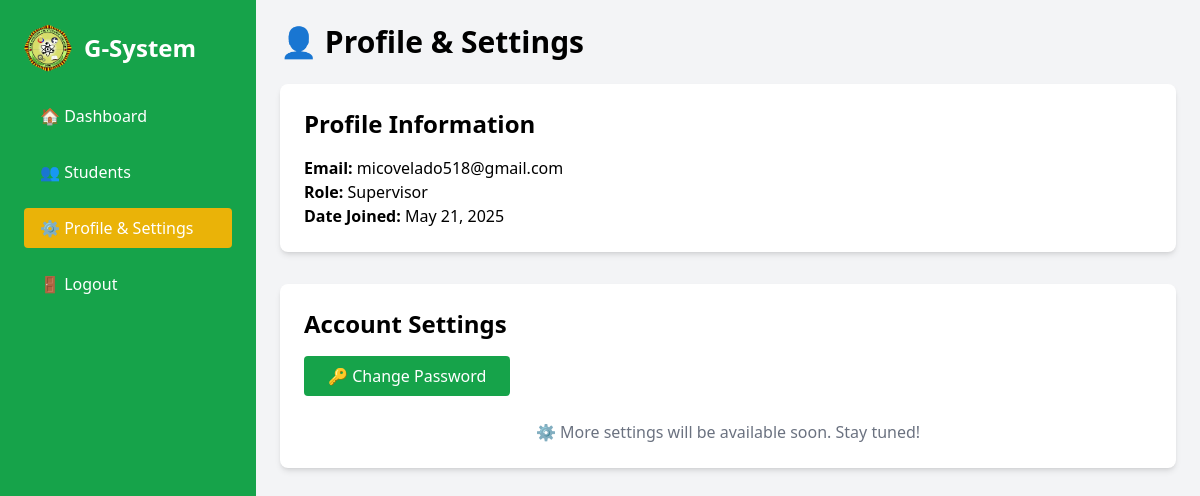
Page /supervisor/profile/ (signed in) on the committed database.
### attendance/models.py (models this page shows, shortened)
class CustomUser(AbstractUser):
    ROLE_CHOICES = (
        ('supervisor', 'Supervisor'),
        ('student', 'Student'),
    )
    username = None  # <--- THIS REMOVES THE USERNAME FIELD
    email = models.EmailField(_('email address'), unique=True)
    role = models.CharField(max_length=20, choices=ROLE_CHOICES)
    student_id = models.CharField(max_length=20, unique=True, null=True, blank=True)  # Student ID field
    middle_initial = models.CharField(max_length=1, blank=True, null=True)
    gender = models.CharField(max_length=10, choices=[('male', 'Male'), ('female', 'Female')], blank=True, null=True)
    date_of_birth = models.DateField(blank=True, null=True)
    must_change_password = models.BooleanField(default=True)
    USERNAME_FIELD = 'email'
    REQUIRED_FIELDS = []
    objects = CustomUserManager()

### attendance/views.py (the view)
# urls.py: path('supervisor/profile/', views.supervisor_profile, name='supervisor_profile'),
@login_required
def supervisor_profile(request):
    return render(request, 'Supervisor/profile.html')

### attendance/templates/Supervisor/profile.html (shortened to what this page needs)
{% load static %}
<!DOCTYPE html>
<html lang="en">
<head>
  <script src="https://cdn.tailwindcss.com"></script>
</head>
<body class="bg-gray-100">
<div class="flex h-screen overflow-hidden">
    <aside id="sidebar" class="fixed lg:relative z-40 lg:z-auto top-0 left-0 w-64 h-full bg-green-600 text-white p-6 transform -translate-x-full lg:translate-x-0 transition-transform duration-300 ease-in-out">
        <div class="flex items-center space-x-3 mb-6">
        <img src="{% static 'assets/fepclogo.png' %}" alt="Logo" class="w-12 h-12 rounded-full">
        <h2 class="text-2xl font-bold">G-System</h2>
        </div>
        <ul class="space-y-4">
            <li><a href="{% url 'supervisor_dashboard' %}" class="block py-2 px-4 rounded hover:bg-yellow-500">🏠 Dashboard</a></li>
            <li><a href="{% url 'student_masterlist' %}" class="block py-2 px-4 rounded hover:bg-yellow-500">👥 Students</a></li>
            <li><a href="{% url 'supervisor_profile' %}" class="block py-2 px-4 rounded bg-yellow-500">⚙️ Profile & Settings</a></li>
            <li><button onclick="openLogoutModal()" class="w-full text-left py-2 px-4 rounded hover:bg-red-600">🚪 Logout</button></li>
        </ul>
    </aside>
    <main class="p-6 overflow-y-auto flex-1">
      <h1 class="text-3xl font-bold mb-6">👤 Profile & Settings</h1>
      <div class="bg-white p-6 rounded-lg shadow-md mb-8">
        <h2 class="text-2xl font-semibold mb-4">Profile Information</h2>
        <p><strong>Email:</strong> {{ user.email }}</p>
        <p><strong>Role:</strong> {{ user.role|capfirst }}</p>
        <p><strong>Date Joined:</strong> {{ user.date_joined|date:"F j, Y" }}</p>
      </div>
      <div class="bg-white p-6 rounded-lg shadow-md mb-8">
        <h2 class="text-2xl font-semibold mb-4">Account Settings</h2>
        <div class="mb-6">
          <button onclick="openChangePasswordModal()" class="bg-green-600 text-white px-6 py-2 rounded hover:bg-yellow-500 w-full sm:w-auto">
            🔑 Change Password
          </button>
        </div>
        <div class="mt-6 text-gray-500 text-center">
          ⚙️ More settings will be available soon. Stay tuned!
        </div>
      </div>
    </main>
  </div>
</body>
</html>

### rows in the picture
CustomUser: email "micovelado518@gmail.com", role "Supervisor", date_joined "May 21, 2025"
